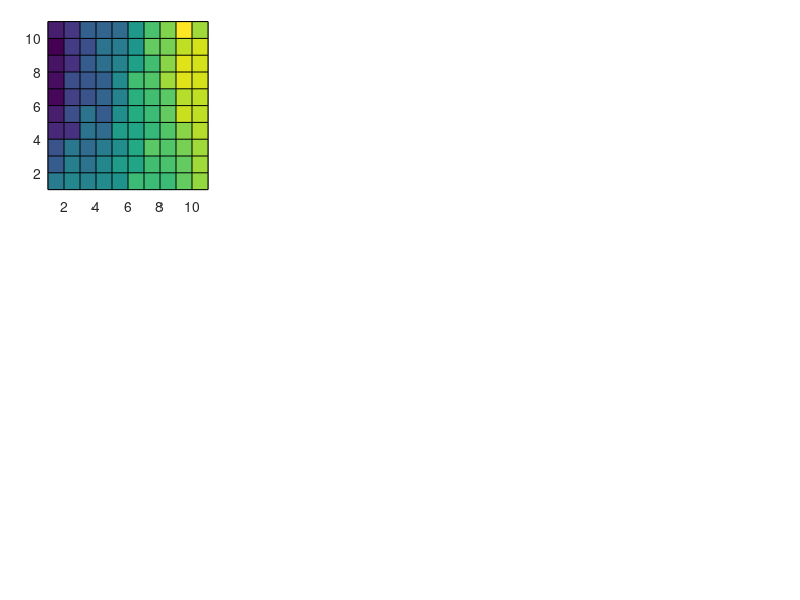

Here is the MATLAB script that generated this plot: (Note: this script raises an error after producing the figure.)
%%
%%%%Plot fig2a
clear all
str='data';%data path
cd(str);
load('Fig2_part1.mat');
width = 12;     % Width in inches
height = 12;    % Height in inches
defpos = get(0,'defaultFigurePosition');
set(0,'defaultFigurePosition', [defpos(1) defpos(2) width*100, height*100]);
top_margin=0.035;
left_margin=0.06;
horizontal_margin=0.001;
vertical_margin=0.001;
map_width=0.2;
map_height=0.28;
% figure;
ax1 = subplot('position',[left_margin,1-top_margin-map_height-vertical_margin,map_width,map_height]);
a3=[-a2;nan(1,10)];max(a3)
min(a3)
pcolor([a3,nan(11,1)])
CT=cbrewer('div', 'BrBG', 50);colormap(CT);
colormap(ax1,CT)
caxis([-0.6 0.6])
ylabel('VPD (percentiles)','Fontsize',14)
xticks(1:1:11);set(gca, 'Xticklabel', []);
yticks(1:1:11);yticklabels({'0','','20','','40','','60','','80','','100'})
title('GPP','Fontsize',14)
set(gca, 'Fontsize',14)
for k=1:10
    for jj=1:10
        if  hswc(jj,k)==1
            hold on;
            scatter(1+k-0.5,1+jj-0.5,'*k')
            hold on;
        end
    end
end
hold on;
text(-0.2,1.06,'a','Units','normalized','Fontsize',20,'Fontweight','bold');
hold on;

ax2=subplot('position',[left_margin,1-top_margin-map_height*2-vertical_margin-0.03,map_width,map_height]);
a0=[a;nan(1,10)];max(a0)
min(a0)
pcolor([a0,nan(11,1)])
CT1=cbrewer('div', 'BrBG', 50);colormap(ax2,CT1(1:25,:));
caxis([-1 0])
xticks(1:1:11);xticklabels({'0','','20','','40','','60','','80','','100'})
yticks(1:1:11);yticklabels({'0','','20','','40','','60','','80','','100'})
ylabel('VPD (percentiles)','Fontsize',14)
xlabel('SWC (percentiles)','Fontsize',14);
for k=1:10
    for jj=1:10
        if  hvpd(jj,k)==1
            hold on;
            scatter(1+k-0.5,1+jj-0.5,'*k')
            hold on;
        end
    end
end
set(gca, 'Fontsize',14)
text(-0.2,1.06,'d','Units','normalized','Fontsize',20,'Fontweight','bold');
hold on;

%%
%%%%Plot fig2b
clear all
str='data';%data path
cd(str);
load('Fig2_part2.mat')
width = 12;
height = 12;
defpos = get(0,'defaultFigurePosition');
set(0,'defaultFigurePosition', [defpos(1) defpos(2) width*100, height*100]);
top_margin=0.035;
left_margin=0.06;
horizontal_margin=0.001;
vertical_margin=0.001;
map_width=0.2;
map_height=0.28;
% figure;
ax1 = subplot('position',[left_margin+map_width+horizontal_margin+0.02,1-top_margin-map_height-vertical_margin,map_width,map_height]);
a3=[-a2;nan(1,10)];max(a3)
min(a3)
pcolor([a3,nan(11,1)])
CT=cbrewer('div', 'BrBG', 50);colormap(CT);
colormap(ax1,CT)
caxis([-0.6 0.6])
xticks(1:1:11);set(gca, 'Xticklabel', []);
yticks(1:1:11);set(gca, 'Yticklabel', []);
title('{\itG}_c','Fontsize',14)
for k=1:10
    for jj=1:10
        if  hswc(jj,k)==1
            hold on;
            scatter(1+k-0.5,1+jj-0.5,'*k')
            hold on;
        end
    end
end
hold on;set(gca, 'Fontsize',14)
text(-0.05,1.06,'b','Units','normalized','Fontsize',20,'Fontweight','bold');

ax2=subplot('position',[left_margin+map_width+horizontal_margin+0.02,1-top_margin-map_height*2-vertical_margin-0.03,map_width,map_height]);
a0=[a;nan(1,10)];max(a0)
min(a0)
pcolor([a0,nan(11,1)])
CT1=cbrewer('div', 'BrBG', 50);
colormap(ax2,CT1(1:25,:));
caxis([-1 0])
xticks(1:1:11);xticklabels({'0','','20','','40','','60','','80','','100'})
yticks(1:1:11);set(gca, 'Yticklabel', []);
xlabel('SWC (percentiles)','Fontsize',11);
for k=1:10
    for jj=1:10
        if  hvpd(jj,k)==1
            hold on;
            scatter(1+k-0.5,1+jj-0.5,'*k')
            hold on;
        end
    end
end
hold on;set(gca, 'Fontsize',14)
text(-0.05,1.06,'e','Units','normalized','Fontsize',20,'Fontweight','bold');

%%
%%%%Plot fig2c
clear all
str='data';%data path
cd(str);
load('Fig2_part3.mat')
width = 12;
height = 12;
defpos = get(0,'defaultFigurePosition');
set(0,'defaultFigurePosition', [defpos(1) defpos(2) width*100, height*100]);
top_margin=0.035;
left_margin=0.06;
horizontal_margin=0.001;
vertical_margin=0.001;
map_width=0.2;
map_height=0.28;
ax1 = subplot('position',[left_margin+map_width*2+horizontal_margin*2+0.02*2,1-top_margin-map_height-vertical_margin,map_width,map_height]);
a3=[-a2;nan(1,10)];max(a3)
min(a3)
pcolor([a3,nan(11,1)])
CT=cbrewer('div', 'BrBG', 50);
colormap(ax1,CT)
caxis([-0.6 0.6])
xticks(1:1:11);set(gca, 'Xticklabel', []);
yticks(1:1:11);set(gca, 'Yticklabel', []);
title('{\itA}_{max}','Fontsize',14)
for k=1:10
    for jj=1:10
        if  hswc(jj,k)==1
            hold on;
            scatter(1+k-0.5,1+jj-0.5,'*k')
            hold on;
        end
    end
end
h=colorbar('Location','East','Position',...
    [0.27+map_width*2+horizontal_margin*2+0.02*2 0.689-0.005 0.012 map_height],...
    'Ticks',[-0.6 -0.4 -0.2 0 0.2 0.4 0.6],'Fontsize',14);
set(h,'TickLabels',num2str(get(h,'Ticks')','%.2f'))
set(get(h,'label'),'string','Sensitivity to SWC','Fontsize',14)
set(gca, 'Fontsize',14)
text(-0.05,1.06,'c','Units','normalized','Fontsize',20,'Fontweight','bold');
hold on;

ax2=subplot('position',[left_margin+map_width*2+horizontal_margin*2+0.02*2,1-top_margin-map_height*2-vertical_margin-0.03,map_width,map_height]);
a0=[a;nan(1,10)];max(a0)
min(a0)
pcolor([a0,nan(11,1)])
CT1=cbrewer('div', 'BrBG', 50);colormap(ax2,CT1(1:25,:));
caxis([-1 0])
xticks(1:1:11);xticklabels({'0','','20','','40','','60','','80','','100'})
yticks(1:1:11);set(gca, 'Yticklabel', []);
xlabel('SWC (percentiles)','Fontsize',14);
for k=1:10
    for jj=1:10
        if  hvpd(jj,k)==1
            hold on;
            scatter(1+k-0.5,1+jj-0.5,'*k')
            hold on;
        end
    end
end
h=colorbar('Location','East','Position',...
    [0.27+map_width*2+horizontal_margin*2+0.02*2 0.379-0.005 0.012 map_height],...
    'Ticks',[-1,-0.8,-0.6 -0.4 -0.2 0],'Fontsize',14);
set(h,'TickLabels',num2str(get(h,'Ticks')','%.2f'))
set(get(h,'label'),'string','Sensitivity to VPD','Fontsize',14)
set(gca, 'Fontsize',14)
text(-0.05,1.06,'f','Units','normalized','Fontsize',20,'Fontweight','bold');
